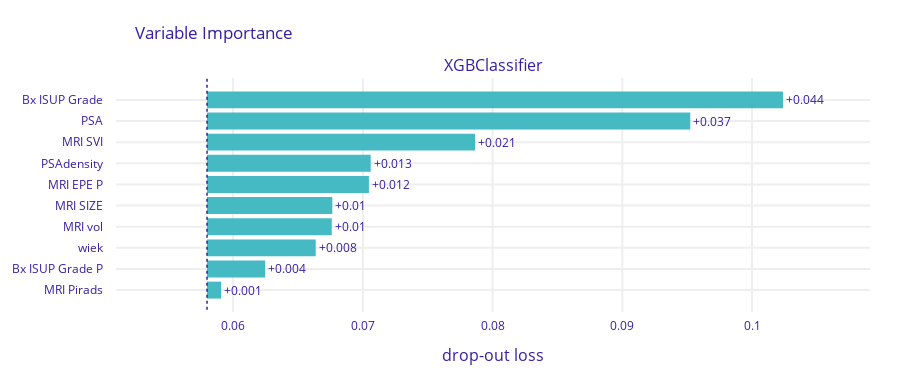

Notebook code for this chart:
### Markdown cell above
### Maximize brier score

### Code cell
param_grid = {
    'classifier__n_estimators': [100, 200, 400, 800],
    'classifier__max_depth': [3, 5],
    'classifier__learning_rate': [0.01, 0.05, 0.1],
    'classifier__subsample': [0.6, 0.8, 1.0],
    'classifier__colsample_bytree': [0.6, 0.8, 0.9, 1.0],
    'classifier__gamma': [0, 0.1, 0.2]
}
untrained_model = XGBClassifier(random_state=42)

y_true, y_pred, y_pred_probs, false_positive_rate, true_positive_rate, total_roc_auc, trained_model, best_params = train_and_evaluate_model(untrained_model, X, y, numerical_cols, categorical_cols, n_folds=5, tune_params=True, param_grid=param_grid, tuning_scoring='neg_brier_score', tuning_test_size=0.2)

plot_roc(false_positive_rate, true_positive_rate, total_roc_auc)
plot_confusion_matrix(y_true, y_pred)
plot_feature_importances(trained_model, X, y)
plot_discrimination_threshold(trained_model, X, y)
brier = brier_score_loss(y_true, y_pred_probs)
print(f"Brier score: {brier:.4f}")

### Figure 1 — Plotly figure (JSON) as saved in the notebook; plotly's stock layout.template omitted (floating-point values rounded to 4 significant figures)
{"data": [{"base": 0.05799, "hoverinfo": "text", "hoverlabel": {"bgcolor": "rgba(0,0,0,0.8)"}, "hovertext": ["Model: XGBClassifier loss after<br>variable: Bx ISUP Grade is permuted: 0.102<br>Drop-out loss change: +0.044", "Model: XGBClassifier loss after<br>variable: PSA is permuted: 0.095<br>Drop-out loss change: +0.037", "Model: XGBClassifier loss after<br>variable: MRI SVI is permuted: 0.079<br>Drop-out loss change: +0.021", "Model: XGBClassifier loss after<br>variable: PSAdensity is permuted: 0.071<br>Drop-out loss change: +0.013", "Model: XGBClassifier loss after<br>variable: MRI EPE P is permuted: 0.07<br>Drop-out loss change: +0.012", "Model: XGBClassifier loss after<br>variable: MRI SIZE is permuted: 0.068<br>Drop-out loss change: +0.01", "Model: XGBClassifier loss after<br>variable: MRI vol is permuted: 0.068<br>Drop-out loss change: +0.01", "Model: XGBClassifier loss after<br>variable: wiek is permuted: 0.066<br>Drop-out loss change: +0.008", "Model: XGBClassifier loss after<br>variable: Bx ISUP Grade P is permuted: 0.062<br>Drop-out loss change: +0.004", "Model: XGBClassifier loss after<br>variable: MRI Pirads is permuted: 0.059<br>Drop-out loss change: +0.001"], "marker": {"color": "#46bac2"}, "orientation": "h", "showlegend": false, "text": ["+0.044", "+0.037", "+0.021", "+0.013", "+0.012", "+0.01", "+0.01", "+0.008", "+0.004", "+0.001"], "textposition": "outside", "type": "bar", "x": [0.0444, 0.03725, 0.02067, 0.01262, 0.01248, 0.00966, 0.009617, 0.00838, 0.004483, 0.001093], "xaxis": "x", "y": ["Bx ISUP Grade", "PSA", "MRI SVI", "PSAdensity", "MRI EPE P", "MRI SIZE", "MRI vol", "wiek", "Bx ISUP Grade P", "MRI Pirads"], "yaxis": "y"}], "layout": {"annotations": [{"font": {"size": 16}, "showarrow": false, "text": "XGBClassifier", "x": 0.5, "xanchor": "center", "xref": "paper", "y": 1, "yanchor": "bottom", "yref": "paper"}, {"font": {"size": 16}, "showarrow": false, "text": "drop-out loss", "x": 0.5, "xanchor": "center", "xref": "paper", "y": 0, "yanchor": "top", "yref": "paper", "yshift": -30}], "font": {"color": "#371ea3"}, "height": 383, "margin": {"b": 71, "r": 30, "t": 78}, "shapes": [{"line": {"color": "#371ea3", "dash": "dot", "width": 1.5}, "type": "line", "x0": 0.05799, "x1": 0.05799, "xref": "x", "y0": -1, "y1": 10, "yref": "y"}], "title": {"text": "Variable Importance", "x": 0.15}, "xaxis": {"anchor": "y", "automargin": true, "domain": [0, 1], "fixedrange": true, "gridwidth": 2, "range": [0.05097, 0.1091], "tickcolor": "white", "ticklen": 3, "ticks": "outside", "type": "linear", "zeroline": false}, "yaxis": {"anchor": "x", "automargin": true, "autorange": "reversed", "domain": [0, 1], "fixedrange": true, "gridwidth": 2, "tickcolor": "white", "ticklen": 10, "ticks": "outside", "type": "category"}}}
